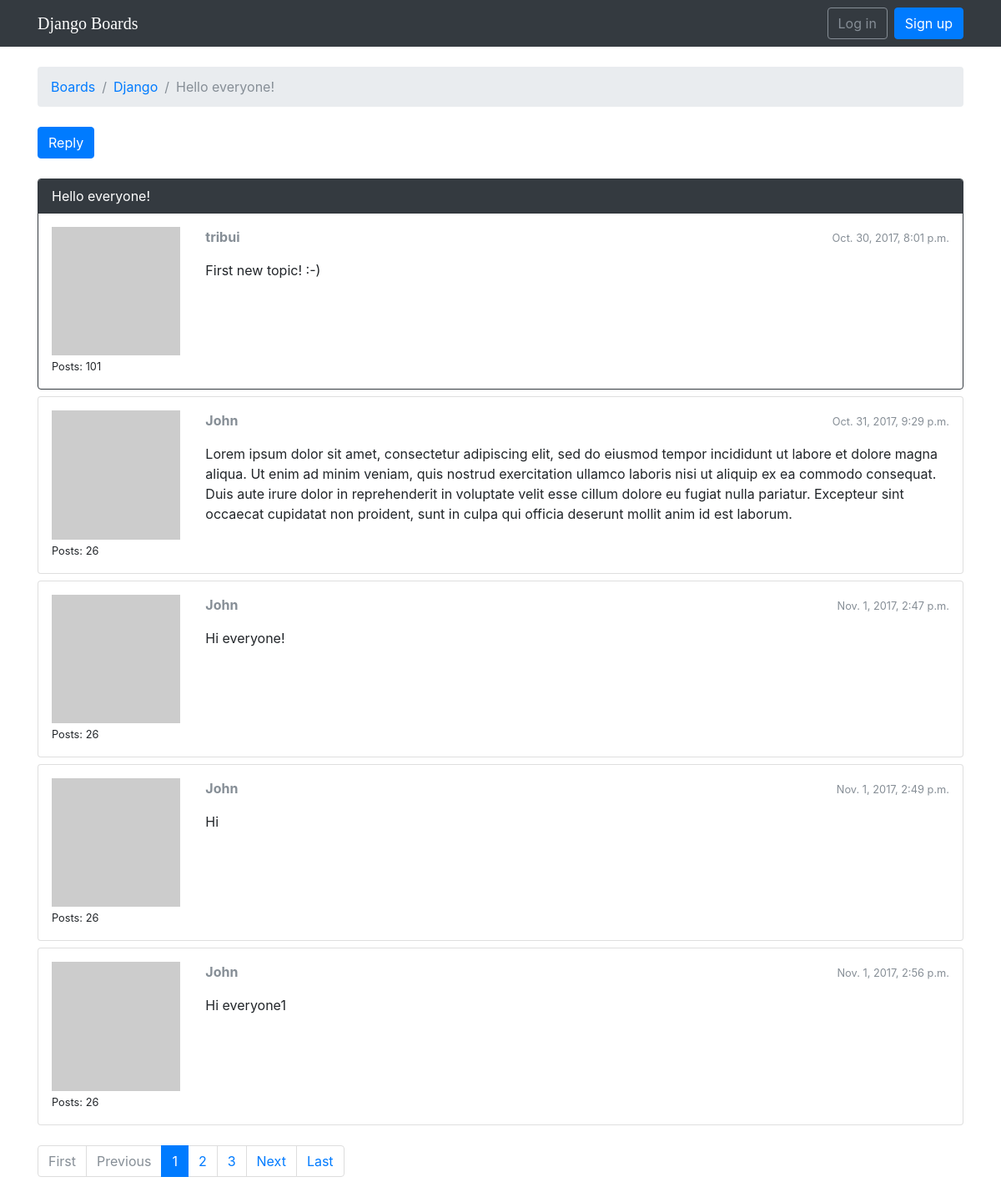
The page /boards/1/topics/1/ on the database its author committed.
### boards/models.py (models this page shows, shortened)
class Topic(models.Model):
    subject = models.CharField(max_length=255)
    last_updated = models.DateTimeField(auto_now_add=True)
    board = models.ForeignKey(Board, related_name='topics')
    starter = models.ForeignKey(User, related_name='topics')
    views = models.PositiveIntegerField(default=0)

class Board(models.Model):
    name = models.CharField(max_length=30, unique=True)
    description = models.CharField(max_length=100)

class Post(models.Model):
    message = models.TextField(max_length=4000)
    topic = models.ForeignKey(Topic, related_name='posts')
    created_at = models.DateTimeField(auto_now_add=True)
    updated_at = models.DateTimeField(null=True)
    created_by = models.ForeignKey(User, related_name='posts')
    updated_by = models.ForeignKey(User, null=True, related_name='+')
    def get_message_as_markdown(self):
        return mark_safe(markdown(self.message, safe_mode='escape'))

### boards/views.py (the view)
# urls.py: url(r'^boards/(?P<pk>\d+)/topics/(?P<topic_pk>\d+)/$', views.PostListView.as_view(), name='topic_posts'),
class PostListView(ListView):
    model = Post
    context_object_name = 'posts'
    template_name = 'topic_posts.html'
    paginate_by = 5
    def get_context_data(self, **kwargs):
        session_key = 'viewed_topic_{}'.format(self.topic.pk)
        if not self.request.session.get(session_key, False):
            self.topic.views += 1
            self.topic.save()
            self.request.session[session_key] = True
        kwargs['topic'] = self.topic
        return super().get_context_data(**kwargs)
    def get_queryset(self):
        self.topic = get_object_or_404(Topic, board__pk=self.kwargs.get('pk'), pk=self.kwargs.get('topic_pk'))
        queryset = self.topic.posts.order_by('created_at')
        return queryset

### boards/templatetags/gravatar.py (called while the page is built)
@register.filter
def gravatar(user):
    email = user.email.lower().encode('utf-8')
    default = 'mm'
    size = 256
    url = 'https://www.gravatar.com/avatar/{md5}?{params}'.format(
        md5=hashlib.md5(email).hexdigest(),
        params=urlencode({'d': default, 's': str(size)})
    )
    return url

### templates/topic_posts.html (shortened to what this page needs)
{% extends 'base.html' %}
{% load gravatar %}
{% block breadcrumb %}
  <li class="breadcrumb-item"><a href="{% url 'home' %}">Boards</a></li>
  <li class="breadcrumb-item"><a href="{% url 'board_topics' topic.board.pk %}">{{ topic.board.name }}</a></li>
  <li class="breadcrumb-item active">{{ topic.subject }}</li>
{% endblock %}
{% block content %}
  <div class="mb-4">
    <a href="{% url 'reply_topic' topic.board.pk topic.pk %}" class="btn btn-primary" role="button">Reply</a>
  </div>
  {% for post in posts %}
    <div id="{{ post.pk }}" class="card {% if forloop.last %}mb-4{% else %}mb-2{% endif %} {% if forloop.first %}border-dark{% endif %}">
      {% if forloop.first %}
        <div class="card-header text-white bg-dark py-2 px-3">{{ topic.subject }}</div>
      {% endif %}
      <div class="card-body p-3">
        <div class="row">
          <div class="col-2">
            <img src="{{ post.created_by|gravatar }}" alt="{{ post.created_by.username }}" class="w-100">
            <small>Posts: {{ post.created_by.posts.count }}</small>
          </div>
          <div class="col-10">
            <div class="row mb-3">
              <div class="col-6">
                <strong class="text-muted">{{ post.created_by.username }}</strong>
              </div>
              <div class="col-6 text-right">
                <small class="text-muted">{{ post.created_at }}</small>
              </div>
            </div>
            {{ post.get_message_as_markdown }}
          </div>
        </div>
      </div>
    </div>
  {% endfor %}
  {% include 'includes/pagination.html' %}
{% endblock %}

### templates/base.html (shortened to what this page needs)
{% load static %}<!DOCTYPE html>
<html>
  <head>
    <link rel="stylesheet" href="{% static 'css/bootstrap.min.css' %}">
    <link rel="stylesheet" href="{% static 'css/app.css' %}">
  </head>
  <body>
    {% block body %}
      <nav class="navbar navbar-expand-sm navbar-dark bg-dark">
        <div class="container">
          <a class="navbar-brand" href="{% url 'home' %}">Django Boards</a>
          <div class="collapse navbar-collapse" id="mainMenu">
            {% if user.is_authenticated %}
              <ul class="navbar-nav ml-auto">
                <li class="nav-item dropdown">
                  <a class="nav-link dropdown-toggle" href="#" id="userMenu" data-toggle="dropdown" aria-haspopup="true" aria-expanded="false">
                    {{ user.username }}
                  </a>
                  <div class="dropdown-menu dropdown-menu-right" aria-labelledby="userMenu">
                    <a class="dropdown-item" href="{% url 'my_account' %}">My account</a>
                    <a class="dropdown-item" href="{% url 'password_change' %}">Change password</a>
                    <div class="dropdown-divider"></div>
                    <a class="dropdown-item" href="{% url 'logout' %}">Log out</a>
                  </div>
                </li>
              </ul>
            {% else %}
              <form class="form-inline ml-auto">
                <a href="{% url 'login' %}" class="btn btn-outline-secondary">Log in</a>
                <a href="{% url 'signup' %}" class="btn btn-primary ml-2">Sign up</a>
              </form>
            {% endif %}
          </div>
        </div>
      </nav>
      <div class="container">
        <ol class="breadcrumb my-4">
          {% block breadcrumb %}
          {% endblock %}
        </ol>
        {% block content %}
        {% endblock %}
      </div>
    {% endblock body %}
    <link rel="stylesheet" href="https://cdn.jsdelivr.net/simplemde/latest/simplemde.min.css">
  </body>
</html>

### templates/includes/pagination.html (shortened to what this page needs)
{% if is_paginated %}
  <nav aria-label="Topics pagination" class="mb-4">
    <ul class="pagination">
      {% if page_obj.number > 1 %}
        <li class="page-item">
          <a class="page-link" href="?page=1">First</a>
        </li>
      {% else %}
        <li class="page-item disabled">
          <span class="page-link">First</span>
        </li>
      {% endif %}
      {% if page_obj.has_previous %}
        <li class="page-item">
          <a class="page-link" href="?page={{ page_obj.previous_page_number }}">Previous</a>
        </li>
      {% else %}
        <li class="page-item disabled">
          <span class="page-link">Previous</span>
        </li>
      {% endif %}
      {% for page_num in paginator.page_range %}
        {% if page_obj.number == page_num %}
          <li class="page-item active">
            <span class="page-link">
              {{ page_num }}
            </span>
          </li>
        {% elif page_num > page_obj.number|add:'-3' and page_num < page_obj.number|add:'3' %}
          <li class="page-item">
            <a class="page-link" href="?page={{ page_num }}">{{ page_num }}</a>
          </li>
        {% endif %}
      {% endfor %}
      {% if page_obj.has_next %}
        <li class="page-item">
          <a class="page-link" href="?page={{ page_obj.next_page_number }}">Next</a>
        </li>
      {% else %}
        <li class="page-item disabled">
          <span class="page-link">Next</span>
        </li>
      {% endif %}
      {% if page_obj.number != paginator.num_pages %}
        <li class="page-item">
          <a class="page-link" href="?page={{ paginator.num_pages }}">Last</a>
        </li>
      {% else %}
        <li class="page-item disabled">
          <span class="page-link">Last</span>
        </li>
      {% endif %}
    </ul>
  </nav>
{% endif %}

### static/css/app.css (style rules this page uses)
.navbar-brand { font-family: 'Gloria Hallelujah', cursive; }

### rows shown on the page
Topic: board.name "Django", subject "Hello everyone!"
Post: created_by.posts.count "101", created_by.username "tribui", created_at "Oct. 30, 2017, 8:01 p.m.", get_message_as_markdown "First new topic! :-)"
Post: created_by.posts.count "26", created_by.username "John", created_at "Oct. 31, 2017, 9:29 p.m.", get_message_as_markdown "Lorem ipsum dolor sit amet, consectetur adipiscing elit, sed do eiusmod tempor incididunt ut labore et dolore magna aliqua. Ut enim ad minim veniam, quis nostrud exercitation ullamco laboris nisi ut aliquip ex ea commodo consequat. Duis aute irure dolor in reprehenderit in voluptate velit esse cillum dolore eu fugiat nulla pariatur. Excepteur sint occaecat cupidatat non proident, sunt in culpa qui officia deserunt mollit anim id est laborum."
Post: created_by.posts.count "26", created_by.username "John", created_at "Nov. 1, 2017, 2:47 p.m.", get_message_as_markdown "Hi everyone!"
Post: created_by.posts.count "26", created_by.username "John", created_at "Nov. 1, 2017, 2:49 p.m.", get_message_as_markdown "Hi"
Post: created_by.posts.count "26", created_by.username "John", created_at "Nov. 1, 2017, 2:56 p.m.", get_message_as_markdown "Hi everyone1"

### other values the page prints
{{ page_num }} "1"
{{ page_num }} "2" "3"
